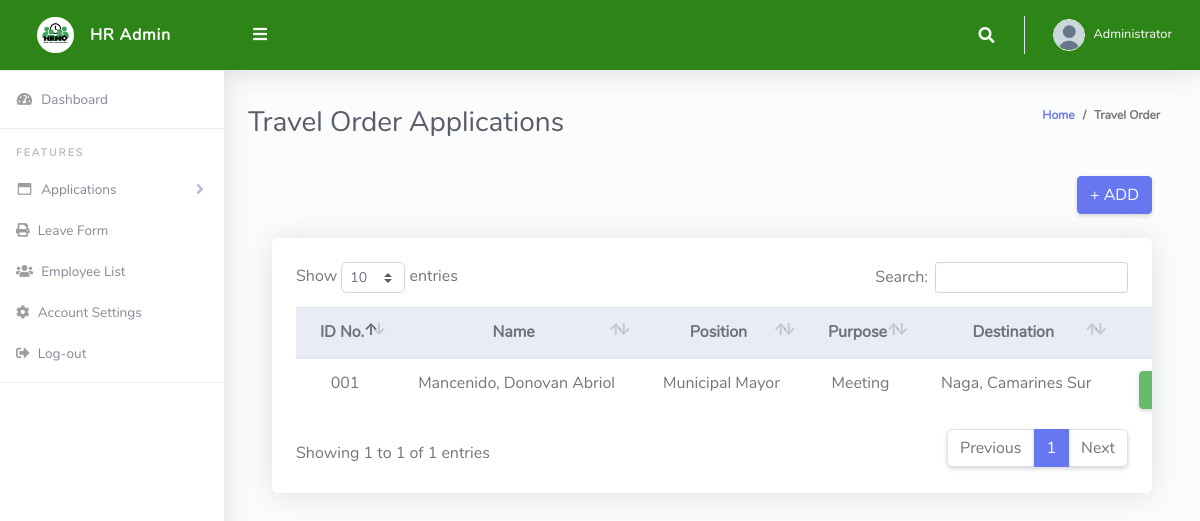
/pages/travel_order.php (signed in), run on the app's committed database.
### tables this page shows
CREATE TABLE `travelorder` (
  `index_no` int(11) NOT NULL,
  `employee_id` varchar(10) NOT NULL,
  `purpose` varchar(100) NOT NULL,
  `destination` varchar(100) NOT NULL,
  `dateapplied` date NOT NULL,
  `startdate` date NOT NULL,
  `enddate` date NOT NULL,
  `numofdays` int(100) NOT NULL,
  `file` blob DEFAULT NULL
);

CREATE TABLE `employee` (
  `employee_id` varchar(3) NOT NULL,
  `fname` varchar(50) NOT NULL,
  `midname` varchar(50) DEFAULT NULL,
  `lname` varchar(50) NOT NULL,
  `extname` varchar(10) DEFAULT NULL,
  `gender` varchar(10) NOT NULL,
  `position` varchar(100) NOT NULL,
  `office` varchar(100) NOT NULL
);

### function/travelfunctions/fetchtravel.php (the view)
<?php
    include '../database/db_connect.php';
    $result = $conn->query("SELECT * FROM employee, travelorder WHERE employee.employee_id = travelorder.employee_id");
    while ($row = $result->fetch_assoc()) {
        $full_name = "{$row['lname']}, {$row['fname']} {$row['extname']} {$row['midname']}";
        echo "<tr class='text-center'>";
        echo "<td>{$row['employee_id']}</td>";
        echo "<td>{$full_name}</td>";
        echo "<td>{$row['position']}</td>";
        echo "<td>{$row['purpose']}</td>";
        echo "<td>{$row['destination']}</td>";
        echo "<td>
                <button class='btn btn-success text-white viewLeaveBtn'
                    data-indexno='{$row['index_no']}'
                    data-employee_id='{$row['employee_id']}'
                    data-fullname = '{$full_name}'
                    data-lname='{$row['lname']}'
                    data-fname='{$row['fname']}'
                    data-midname='{$row['midname']}'
                    data-extname='{$row['extname']}'
                    data-position='{$row['position']}'
                    data-office='{$row['office']}'
                    data-gender='{$row['gender']}'
                    data-purpose='{$row['purpose']}'
                    data-destination='{$row['destination']}'
                    data-dateapplied='{$row['dateapplied']}'
                    data-startdate='{$row['startdate']}'
                    data-enddate='{$row['enddate']}'
                    data-numdays='{$row['numofdays']}'
                    data-file='{$row['file']}'
                    data-toggle='modal'
                    data-target='#viewLeaveModal'>
                    <i class='fas fa-eye'></i>
                </button>
                <button class='btn btn-info' data-toggle='modal' data-target='#editLeaveModal'
                    data-indexno= '{$row['index_no']}'
                    data-employee_id='{$row['employee_id']}'
                    data-lname='{$row['lname']}'
                    data-fname='{$row['fname']}'
                    data-midname='{$row['midname']}'
                    data-extname='{$row['extname']}'
                    data-position='{$row['position']}'
                    data-office='{$row['office']}'
                    data-gender='{$row['gender']}'
                    data-purpose='{$row['purpose']}'
                    data-destination='{$row['destination']}'
                    data-dateapplied='{$row['dateapplied']}'
                    data-startdate='{$row['startdate']}'
                    data-enddate='{$row['enddate']}'
                    data-numdays='{$row['numofdays']}'
                    data-file='{$row['file']}'>
                    <i class='fas fa-pencil-alt'></i>
                </button>
                <button class='btn btn-danger text-white deletebtn' data-indexno ='{$row['index_no']}'><i class='fas fa-trash-alt'></i></button>
            </td>";
        echo "</tr>";
    }
?>

### pages/travel_order.php (style rules this page uses)
.table th, .table td { white-space: nowrap; }

### data on the page
travelorder: employee "001", employee.midname "Mancenido, Donovan Abriol", employee.position "Municipal Mayor", purpose "Meeting", destination "Naga, Camarines Sur"
